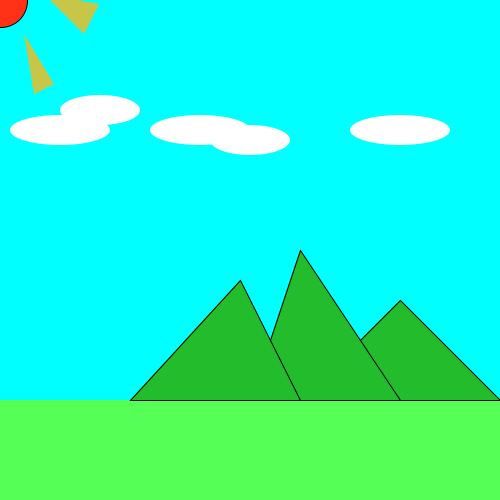
Frame 1 (no input)
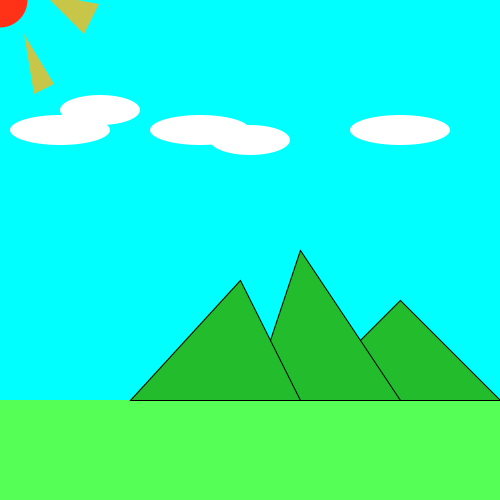
Frame 60 (the mouse pressed at the canvas centre just before this capture)
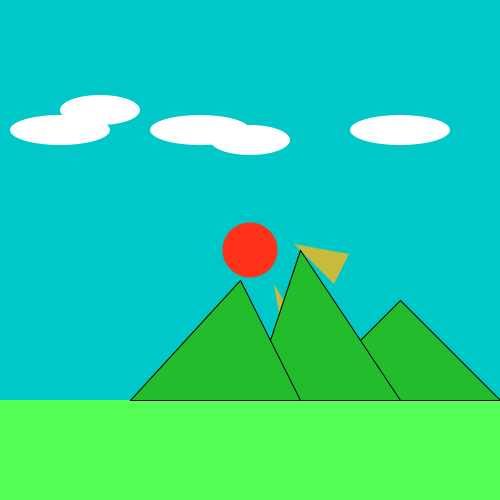
Frame 120 (the mouse held since frame 60 and released just before this capture)

The Processing sketch that drew these frames (run headless with seeded random() and noise(); from frame 60 on, the mouse is pressed at the canvas centre):

// Processing sketch: processing_88561
// ── processing_88561.pde

//landscape
//kanghyun huh
//homeword 1.2 part 3

void setup(){
size(500,500);
}
void draw(){
//sky
background(abs(mouseY-500)-500,abs(mouseY-500)-50,abs(mouseY-500)-50);
fill(255,50,23);

//sun
ellipse(mouseX, mouseY, 55, 55);

// sunlight
noStroke();
fill(255,182,23,200);
triangle(mouseX+(-26), mouseY+97, mouseX+(-6), mouseY+34, mouseX+(-6), mouseY+97);

fill(255,182,23,200);
triangle(mouseX+34, mouseY+94, mouseX+24, mouseY+34, mouseX+54, mouseY+84);

fill(255,182,23,200);
triangle(mouseX+44, mouseY+(-6), mouseX+99,mouseY+4, mouseX+84, mouseY+34);

//mountains

noStroke();
fill(85,255,86);
rect(0,400,500,100);
stroke(0);
fill(34,188,45);
triangle(300, 400, 400, 300, 500, 400);

stroke(0);
fill(34,188,45);
triangle(250, 400, 300, 250, 400, 400);

stroke(0);
fill(34,188,45);
triangle(130, 400, 240, 280, 300, 400);

//clouds
noStroke();
fill(255);
ellipse(60, 130, 100, 30);

noStroke();
fill(255);
ellipse(100, 110, 80, 30);

noStroke();
fill(255);
ellipse(200, 130, 100, 30);

noStroke();
fill(255);
ellipse(250, 140, 80, 30);

noStroke();
fill(255);
ellipse(400, 130, 100, 30);

}
